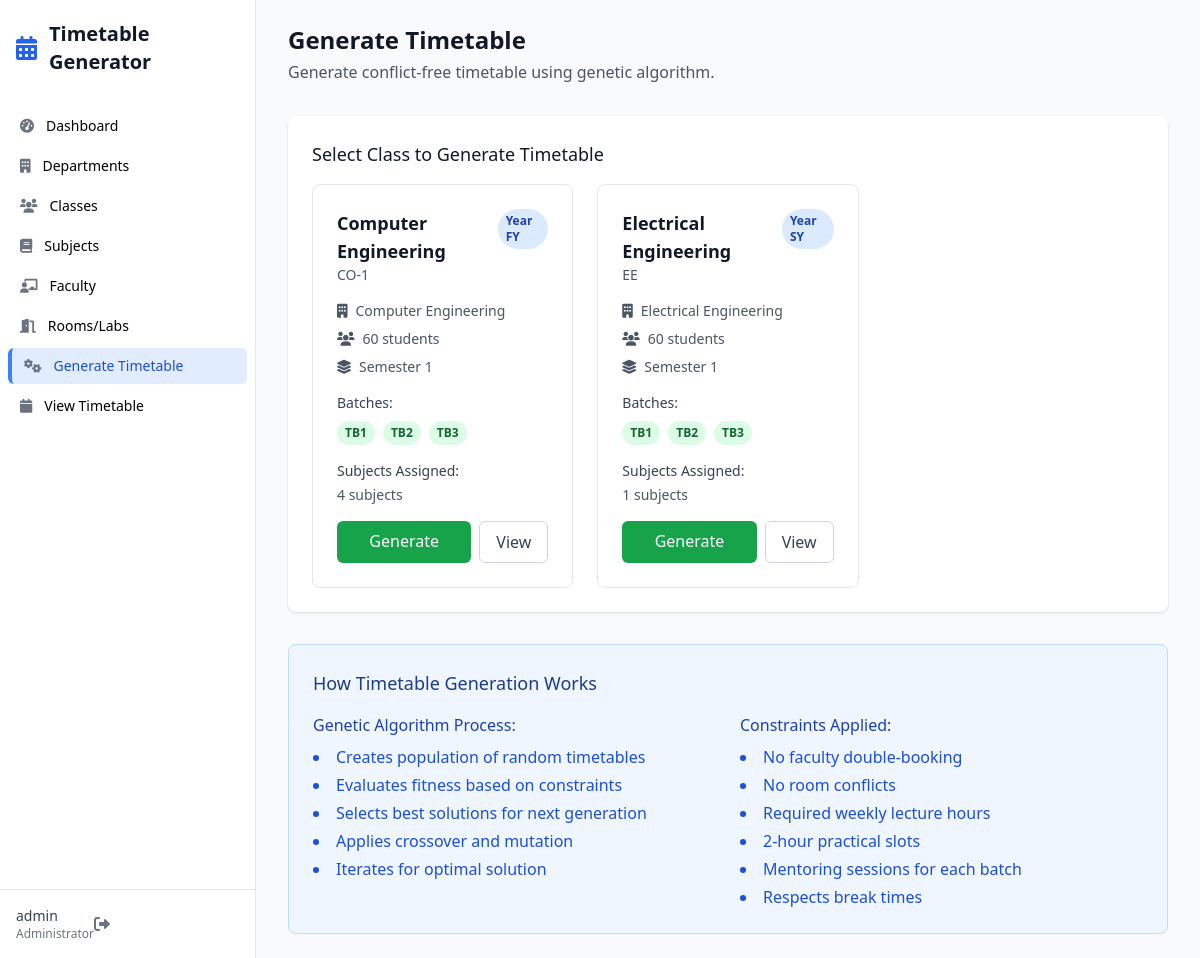
/generate-timetable (signed in), run on the app's committed database.
### app.py (models this page shows, shortened)
class User(UserMixin, db.Model):
    id = db.Column(db.Integer, primary_key=True)
    username = db.Column(db.String(80), unique=True, nullable=False)
    email = db.Column(db.String(120), unique=True, nullable=False)
    password_hash = db.Column(db.String(200))
    is_admin = db.Column(db.Boolean, default=False)
    created_at = db.Column(db.DateTime, default=datetime.utcnow)

class Class(db.Model):
    id = db.Column(db.Integer, primary_key=True)
    name = db.Column(db.String(50), nullable=False)
    code = db.Column(db.String(20), unique=True, nullable=False)
    year = db.Column(db.String(10), nullable=False)  # FY, SY, TY
    department_id = db.Column(db.Integer, db.ForeignKey('department.id'), nullable=False)
    semester = db.Column(db.Integer, nullable=False)
    strength = db.Column(db.Integer, default=60)
    created_at = db.Column(db.DateTime, default=datetime.utcnow)
    subjects = db.relationship('ClassSubject', backref='class_ref', lazy=True)
    batches = db.relationship('Batch', backref='class_ref', lazy=True)
    timetable = db.relationship('Timetable', backref='class_ref', lazy=True)

class Department(db.Model):
    id = db.Column(db.Integer, primary_key=True)
    code = db.Column(db.String(10), unique=True, nullable=False)
    name = db.Column(db.String(100), nullable=False)
    description = db.Column(db.Text)
    created_at = db.Column(db.DateTime, default=datetime.utcnow)
    classes = db.relationship('Class', backref='department', lazy=True)
    faculty = db.relationship('Faculty', backref='department', lazy=True)

class Batch(db.Model):
    id = db.Column(db.Integer, primary_key=True)
    name = db.Column(db.String(10), nullable=False)  # TB1, TB2, TB3
    code = db.Column(db.String(30), unique=True, nullable=False)
    class_id = db.Column(db.Integer, db.ForeignKey('class.id'), nullable=False)
    mentor_id = db.Column(db.Integer, db.ForeignKey('faculty.id'))
    created_at = db.Column(db.DateTime, default=datetime.utcnow)
    practical_slots = db.relationship('PracticalSlot', backref='batch', lazy=True)

### app.py (the view)
@app.route('/generate-timetable')
@login_required
def generate_timetable():
    classes = Class.query.all()
    return render_template('generate.html', classes=classes)

### app.py (called while the page is built)
@login_manager.user_loader
def load_user(user_id):
    return db.session.get(User, int(user_id))

### templates/generate.html (shortened to what this page needs)
{% extends "base.html" %}
{% block content %}
<div class="mb-8">
    <h2 class="text-2xl font-bold text-gray-900">Generate Timetable</h2>
    <p class="mt-1 text-gray-600">Generate conflict-free timetable using genetic algorithm.</p>
</div>
<div class="bg-white rounded-lg shadow p-6 mb-8">
    <h3 class="text-lg font-medium text-gray-900 mb-4">Select Class to Generate Timetable</h3>
    {% if not classes %}
    <div class="bg-yellow-50 border border-yellow-200 rounded-lg p-6 text-center">
        <i class="fas fa-exclamation-triangle text-yellow-500 text-3xl mb-4"></i>
        <h4 class="text-lg font-medium text-yellow-800 mb-2">No Classes Found</h4>
        <p class="text-yellow-700 mb-4">You need to create classes first before generating timetables.</p>
        <a href="{{ url_for('manage_classes') }}"
           class="px-4 py-2 bg-primary-600 text-white rounded-md hover:bg-primary-700">
            <i class="fas fa-plus mr-2"></i>Create Class
        </a>
    </div>
    {% else %}
    <div class="grid grid-cols-1 md:grid-cols-2 lg:grid-cols-3 gap-6">
        {% for class in classes %}
        <div class="border border-gray-200 rounded-lg p-6 hover:border-primary-300 hover:shadow-md transition">
            <div class="flex items-start justify-between mb-4">
                <div>
                    <h4 class="font-bold text-lg text-gray-900">{{ class.name }}</h4>
                    <p class="text-sm text-gray-600">{{ class.code }}</p>
                </div>
                <span class="px-2 py-1 text-xs font-semibold rounded-full bg-blue-100 text-blue-800">
                    Year {{ class.year }}
                </span>
            </div>
            <div class="mb-4">
                <p class="text-sm text-gray-600 mb-2">
                    <i class="fas fa-building mr-2"></i>{{ class.department.name }}
                </p>
                <p class="text-sm text-gray-600 mb-2">
                    <i class="fas fa-users mr-2"></i>{{ class.strength }} students
                </p>
                <p class="text-sm text-gray-600">
                    <i class="fas fa-layer-group mr-2"></i>Semester {{ class.semester }}
                </p>
            </div>
            <div class="mb-4">
                <div class="text-sm font-medium text-gray-700 mb-2">Batches:</div>
                <div class="flex space-x-2">
                    {% for batch in class.batches[:3] %}
                    <span class="px-2 py-1 text-xs font-semibold rounded-full bg-green-100 text-green-800">
                        {{ batch.name }}
                    </span>
                    {% endfor %}
                </div>
            </div>
            <div class="mb-4">
                <div class="text-sm font-medium text-gray-700 mb-1">Subjects Assigned:</div>
                <div class="text-sm text-gray-600">
                    {% set subject_count = class.subjects|length %}
                    {% if subject_count > 0 %}
                        {{ subject_count }} subjects
                    {% else %}
                        <span class="text-red-500">No subjects assigned</span>
                    {% endif %}
                </div>
            </div>
            <div class="flex space-x-2">
                {% if class.subjects|length > 0 %}
                <a href="{{ url_for('run_timetable_generation', class_id=class.id) }}"
                   class="flex-1 px-4 py-2 bg-green-600 text-white text-center rounded-md hover:bg-green-700">
                    Generate
                </a>
                {% else %}
                <a href="{{ url_for('manage_class_subjects', class_id=class.id) }}"
                   class="flex-1 px-4 py-2 bg-yellow-600 text-white text-center rounded-md hover:bg-yellow-700">
                    Assign Subjects First
                </a>
                {% endif %}
                <a href="{{ url_for('view_timetable', class_id=class.id) }}"
                   class="px-4 py-2 border border-gray-300 text-gray-700 rounded-md hover:bg-gray-50">
                    View
                </a>
            </div>
        </div>
        {% endfor %}
    </div>
    {% endif %}
</div>
<div class="bg-blue-50 border border-blue-200 rounded-lg p-6">
    <h3 class="text-lg font-medium text-blue-900 mb-4">How Timetable Generation Works</h3>
    <div class="grid grid-cols-1 md:grid-cols-2 gap-6">
        <div>
            <h4 class="font-medium text-blue-800 mb-2">Genetic Algorithm Process:</h4>
            <ul class="list-disc list-inside space-y-1 text-blue-700">
                <li>Creates population of random timetables</li>
                <li>Evaluates fitness based on constraints</li>
                <li>Selects best solutions for next generation</li>
                <li>Applies crossover and mutation</li>
                <li>Iterates for optimal solution</li>
            </ul>
        </div>
        <div>
            <h4 class="font-medium text-blue-800 mb-2">Constraints Applied:</h4>
            <ul class="list-disc list-inside space-y-1 text-blue-700">
                <li>No faculty double-booking</li>
                <li>No room conflicts</li>
                <li>Required weekly lecture hours</li>
                <li>2-hour practical slots</li>
                <li>Mentoring sessions for each batch</li>
                <li>Respects break times</li>
            </ul>
        </div>
    </div>
</div>
{% endblock %}

### templates/base.html (shortened to what this page needs)
<!DOCTYPE html>
<html lang="en" class="h-full bg-gray-50">
<head>
    <script src="https://cdn.tailwindcss.com"></script>
    <link href="https://cdnjs.cloudflare.com/ajax/libs/font-awesome/6.0.0/css/all.min.css" rel="stylesheet">
</head>
<body class="h-full">
    {% if current_user.is_authenticated %}
    <div class="min-h-full">
        <div class="hidden lg:fixed lg:inset-y-0 lg:flex lg:w-64 lg:flex-col">
            <div class="flex min-h-0 flex-1 flex-col border-r border-gray-200 bg-white">
                <div class="flex flex-1 flex-col overflow-y-auto pt-5 pb-4">
                    <div class="flex flex-shrink-0 items-center px-4">
                        <i class="fas fa-calendar-alt text-primary-600 text-2xl mr-3"></i>
                        <h1 class="text-xl font-bold text-gray-900">Timetable Generator</h1>
                    </div>
                    <nav class="mt-8 flex-1 space-y-1 px-2">
                        <a href="{{ url_for('dashboard') }}" class="sidebar-link group flex items-center px-3 py-2 text-sm font-medium rounded-md {% if request.endpoint == 'dashboard' %}active{% endif %}">
                            <i class="fas fa-tachometer-alt text-gray-500 mr-3 flex-shrink-0"></i>
                            Dashboard
                        </a>
                        <a href="{{ url_for('manage_departments') }}" class="sidebar-link group flex items-center px-3 py-2 text-sm font-medium rounded-md {% if request.endpoint == 'manage_departments' %}active{% endif %}">
                            <i class="fas fa-building text-gray-500 mr-3 flex-shrink-0"></i>
                            Departments
                        </a>
                        <a href="{{ url_for('manage_classes') }}" class="sidebar-link group flex items-center px-3 py-2 text-sm font-medium rounded-md {% if request.endpoint == 'manage_classes' %}active{% endif %}">
                            <i class="fas fa-users text-gray-500 mr-3 flex-shrink-0"></i>
                            Classes
                        </a>
                        <a href="{{ url_for('manage_subjects') }}" class="sidebar-link group flex items-center px-3 py-2 text-sm font-medium rounded-md {% if request.endpoint == 'manage_subjects' %}active{% endif %}">
                            <i class="fas fa-book text-gray-500 mr-3 flex-shrink-0"></i>
                            Subjects
                        </a>
                        <a href="{{ url_for('manage_faculty') }}" class="sidebar-link group flex items-center px-3 py-2 text-sm font-medium rounded-md {% if request.endpoint == 'manage_faculty' %}active{% endif %}">
                            <i class="fas fa-chalkboard-teacher text-gray-500 mr-3 flex-shrink-0"></i>
                            Faculty
                        </a>
                        <a href="{{ url_for('manage_rooms') }}" class="sidebar-link group flex items-center px-3 py-2 text-sm font-medium rounded-md {% if request.endpoint == 'manage_rooms' %}active{% endif %}">
                            <i class="fas fa-door-open text-gray-500 mr-3 flex-shrink-0"></i>
                            Rooms/Labs
                        </a>
                        <a href="{{ url_for('generate_timetable') }}" class="sidebar-link group flex items-center px-3 py-2 text-sm font-medium rounded-md {% if request.endpoint == 'generate_timetable' %}active{% endif %}">
                            <i class="fas fa-cogs text-gray-500 mr-3 flex-shrink-0"></i>
                            Generate Timetable
                        </a>
                        <a href="{{ url_for('view_timetable') }}" class="sidebar-link group flex items-center px-3 py-2 text-sm font-medium rounded-md {% if request.endpoint == 'view_timetable' %}active{% endif %}">
                            <i class="fas fa-calendar text-gray-500 mr-3 flex-shrink-0"></i>
                            View Timetable
                        </a>
                    </nav>
                </div>
                <div class="flex flex-shrink-0 border-t border-gray-200 p-4">
                    <div class="flex items-center">
                        <div>
                            <p class="text-sm font-medium text-gray-700">{{ current_user.username }}</p>
                            <p class="text-xs text-gray-500">Administrator</p>
                        </div>
                        <a href="{{ url_for('logout') }}" class="ml-auto">
                            <i class="fas fa-sign-out-alt text-gray-500 hover:text-red-500"></i>
                        </a>
                    </div>
                </div>
            </div>
        </div>
        <div class="lg:pl-64">
            <div class="flex flex-col">
                <main class="flex-1">
                    <div class="py-6">
                        <div class="mx-auto max-w-7xl px-4 sm:px-6 lg:px-8">
                            {% block content %}{% endblock %}
                        </div>
                    </div>
                </main>
            </div>
        </div>
    </div>
    {% else %}
        {% block auth_content %}{% endblock %}
    {% endif %}
</body>
</html>

### templates/base.html (style rules this page uses)
.sidebar-link.active { background-color: rgba(59, 130, 246, 0.15); border-left: 4px solid #3b82f6; color: #1d4ed8; }

### data on the page
User: username "admin"
Class: name "Computer Engineering", code "CO-1", year "FY", department.name "Computer Engineering", strength "60", semester "1", subject_count "4"
Batch: name "TB1"
Batch: name "TB2"
Batch: name "TB3"
Class: name "Electrical Engineering", code "EE", year "SY", department.name "Electrical Engineering", strength "60", semester "1"
Batch: name "TB1"
Batch: name "TB2"
Batch: name "TB3"
